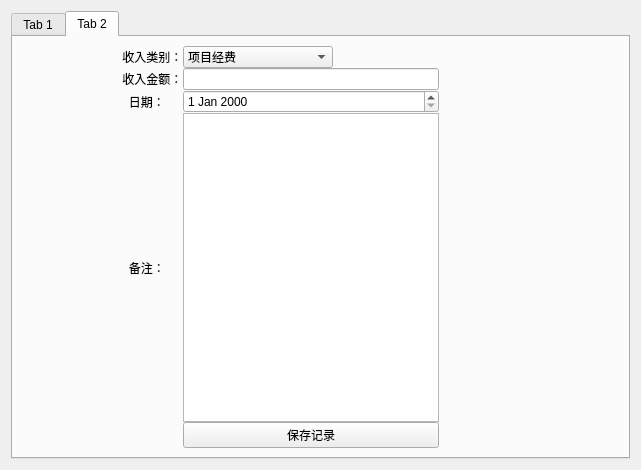
<?xml version="1.0" encoding="UTF-8"?>
<ui version="4.0">
 <class>Accounting</class>
 <widget class="QWidget" name="Accounting">
  <property name="geometry">
   <rect>
    <x>0</x>
    <y>0</y>
    <width>641</width>
    <height>470</height>
   </rect>
  </property>
  <property name="windowTitle">
   <string>Form</string>
  </property>
  <layout class="QVBoxLayout" name="verticalLayout">
   <item>
    <widget class="QTabWidget" name="tabWidget">
     <property name="currentIndex">
      <number>1</number>
     </property>
     <widget class="QWidget" name="adas">
      <attribute name="title">
       <string>Tab 1</string>
      </attribute>
      <layout class="QVBoxLayout" name="verticalLayout_2">
       <item>
        <layout class="QGridLayout" name="gridLayout_2" rowstretch="0,0,0,0,0">
         <property name="sizeConstraint">
          <enum>QLayout::SetDefaultConstraint</enum>
         </property>
         <property name="spacing">
          <number>0</number>
         </property>
         <item row="3" column="3">
          <spacer name="horizontalSpacer_13">
           <property name="orientation">
            <enum>Qt::Horizontal</enum>
           </property>
           <property name="sizeHint" stdset="0">
            <size>
             <width>40</width>
             <height>20</height>
            </size>
           </property>
          </spacer>
         </item>
         <item row="2" column="1">
          <widget class="QLabel" name="DateLabel_2">
           <property name="minimumSize">
            <size>
             <width>0</width>
             <height>0</height>
            </size>
           </property>
           <property name="maximumSize">
            <size>
             <width>100</width>
             <height>16777215</height>
            </size>
           </property>
           <property name="text">
            <string>   日期：</string>
           </property>
          </widget>
         </item>
         <item row="1" column="3">
          <spacer name="horizontalSpacer_14">
           <property name="orientation">
            <enum>Qt::Horizontal</enum>
           </property>
           <property name="sizeHint" stdset="0">
            <size>
             <width>40</width>
             <height>20</height>
            </size>
           </property>
          </spacer>
         </item>
         <item row="0" column="2">
          <widget class="QComboBox" name="TypeBox_2">
           <property name="maximumSize">
            <size>
             <width>150</width>
             <height>16777215</height>
            </size>
           </property>
           <item>
            <property name="text">
             <string>日常用品</string>
            </property>
           </item>
           <item>
            <property name="text">
             <string>办公用品</string>
            </property>
           </item>
          </widget>
         </item>
         <item row="3" column="0">
          <spacer name="horizontalSpacer_16">
           <property name="orientation">
            <enum>Qt::Horizontal</enum>
           </property>
           <property name="sizeHint" stdset="0">
            <size>
             <width>40</width>
             <height>20</height>
            </size>
           </property>
          </spacer>
         </item>
         <item row="2" column="3">
          <spacer name="horizontalSpacer_17">
           <property name="orientation">
            <enum>Qt::Horizontal</enum>
           </property>
           <property name="sizeHint" stdset="0">
            <size>
             <width>40</width>
             <height>20</height>
            </size>
           </property>
          </spacer>
         </item>
         <item row="1" column="0">
          <spacer name="horizontalSpacer_15">
           <property name="orientation">
            <enum>Qt::Horizontal</enum>
           </property>
           <property name="sizeHint" stdset="0">
            <size>
             <width>40</width>
             <height>20</height>
            </size>
           </property>
          </spacer>
         </item>
         <item row="1" column="1">
          <widget class="QLabel" name="MoneyLabel_2">
           <property name="minimumSize">
            <size>
             <width>0</width>
             <height>0</height>
            </size>
           </property>
           <property name="maximumSize">
            <size>
             <width>100</width>
             <height>16777215</height>
            </size>
           </property>
           <property name="text">
            <string> 支出金额：</string>
           </property>
          </widget>
         </item>
         <item row="3" column="1">
          <widget class="QLabel" name="BeizhuLabel_2">
           <property name="minimumSize">
            <size>
             <width>0</width>
             <height>0</height>
            </size>
           </property>
           <property name="maximumSize">
            <size>
             <width>100</width>
             <height>16777215</height>
            </size>
           </property>
           <property name="text">
            <string>   备注：</string>
           </property>
          </widget>
         </item>
         <item row="0" column="3">
          <spacer name="horizontalSpacer_19">
           <property name="orientation">
            <enum>Qt::Horizontal</enum>
           </property>
           <property name="sizeType">
            <enum>QSizePolicy::Expanding</enum>
           </property>
           <property name="sizeHint" stdset="0">
            <size>
             <width>180</width>
             <height>20</height>
            </size>
           </property>
          </spacer>
         </item>
         <item row="2" column="0">
          <spacer name="horizontalSpacer_20">
           <property name="orientation">
            <enum>Qt::Horizontal</enum>
           </property>
           <property name="sizeHint" stdset="0">
            <size>
             <width>40</width>
             <height>20</height>
            </size>
           </property>
          </spacer>
         </item>
         <item row="0" column="0">
          <spacer name="horizontalSpacer_18">
           <property name="orientation">
            <enum>Qt::Horizontal</enum>
           </property>
           <property name="sizeType">
            <enum>QSizePolicy::Minimum</enum>
           </property>
           <property name="sizeHint" stdset="0">
            <size>
             <width>40</width>
             <height>20</height>
            </size>
           </property>
          </spacer>
         </item>
         <item row="3" column="2">
          <widget class="QPlainTextEdit" name="remarks_2"/>
         </item>
         <item row="0" column="1">
          <widget class="QLabel" name="TypeLabel_2">
           <property name="minimumSize">
            <size>
             <width>0</width>
             <height>0</height>
            </size>
           </property>
           <property name="maximumSize">
            <size>
             <width>110</width>
             <height>16777215</height>
            </size>
           </property>
           <property name="text">
            <string> 支出类别：</string>
           </property>
          </widget>
         </item>
         <item row="2" column="2">
          <widget class="QDateEdit" name="dateEdit_2"/>
         </item>
         <item row="1" column="2">
          <widget class="QLineEdit" name="oucomeNumber_2"/>
         </item>
         <item row="4" column="2">
          <widget class="QPushButton" name="SaveButton_2">
           <property name="text">
            <string>保存记录</string>
           </property>
          </widget>
         </item>
        </layout>
       </item>
       <item>
        <spacer name="verticalSpacer">
         <property name="orientation">
          <enum>Qt::Vertical</enum>
         </property>
         <property name="sizeType">
          <enum>QSizePolicy::Fixed</enum>
         </property>
         <property name="sizeHint" stdset="0">
          <size>
           <width>17</width>
           <height>0</height>
          </size>
         </property>
        </spacer>
       </item>
      </layout>
     </widget>
     <widget class="QWidget" name="tab_4">
      <attribute name="title">
       <string>Tab 2</string>
      </attribute>
      <layout class="QVBoxLayout" name="verticalLayout_3">
       <item>
        <layout class="QGridLayout" name="gridLayout_3" rowstretch="0,0,0,0,0">
         <property name="sizeConstraint">
          <enum>QLayout::SetDefaultConstraint</enum>
         </property>
         <property name="spacing">
          <number>0</number>
         </property>
         <item row="2" column="1">
          <widget class="QLabel" name="DateLabel_3">
           <property name="minimumSize">
            <size>
             <width>0</width>
             <height>0</height>
            </size>
           </property>
           <property name="maximumSize">
            <size>
             <width>100</width>
             <height>16777215</height>
            </size>
           </property>
           <property name="text">
            <string>   日期：</string>
           </property>
          </widget>
         </item>
         <item row="0" column="3">
          <spacer name="horizontalSpacer_21">
           <property name="orientation">
            <enum>Qt::Horizontal</enum>
           </property>
           <property name="sizeType">
            <enum>QSizePolicy::Expanding</enum>
           </property>
           <property name="sizeHint" stdset="0">
            <size>
             <width>180</width>
             <height>20</height>
            </size>
           </property>
          </spacer>
         </item>
         <item row="3" column="3">
          <spacer name="horizontalSpacer_11">
           <property name="orientation">
            <enum>Qt::Horizontal</enum>
           </property>
           <property name="sizeHint" stdset="0">
            <size>
             <width>40</width>
             <height>20</height>
            </size>
           </property>
          </spacer>
         </item>
         <item row="0" column="1">
          <widget class="QLabel" name="TypeLabel_3">
           <property name="minimumSize">
            <size>
             <width>0</width>
             <height>0</height>
            </size>
           </property>
           <property name="maximumSize">
            <size>
             <width>110</width>
             <height>16777215</height>
            </size>
           </property>
           <property name="text">
            <string> 收入类别：</string>
           </property>
          </widget>
         </item>
         <item row="3" column="0">
          <spacer name="horizontalSpacer_12">
           <property name="orientation">
            <enum>Qt::Horizontal</enum>
           </property>
           <property name="sizeHint" stdset="0">
            <size>
             <width>40</width>
             <height>20</height>
            </size>
           </property>
          </spacer>
         </item>
         <item row="1" column="1">
          <widget class="QLabel" name="MoneyLabel_3">
           <property name="minimumSize">
            <size>
             <width>0</width>
             <height>0</height>
            </size>
           </property>
           <property name="maximumSize">
            <size>
             <width>100</width>
             <height>16777215</height>
            </size>
           </property>
           <property name="text">
            <string> 收入金额：</string>
           </property>
          </widget>
         </item>
         <item row="3" column="1">
          <widget class="QLabel" name="BeizhuLabel_3">
           <property name="minimumSize">
            <size>
             <width>0</width>
             <height>0</height>
            </size>
           </property>
           <property name="maximumSize">
            <size>
             <width>100</width>
             <height>16777215</height>
            </size>
           </property>
           <property name="text">
            <string>   备注：</string>
           </property>
          </widget>
         </item>
         <item row="0" column="2">
          <widget class="QComboBox" name="TypeBox_3">
           <property name="maximumSize">
            <size>
             <width>150</width>
             <height>16777215</height>
            </size>
           </property>
           <item>
            <property name="text">
             <string>项目经费</string>
            </property>
           </item>
           <item>
            <property name="text">
             <string>个人所交</string>
            </property>
           </item>
          </widget>
         </item>
         <item row="2" column="0">
          <spacer name="horizontalSpacer_22">
           <property name="orientation">
            <enum>Qt::Horizontal</enum>
           </property>
           <property name="sizeHint" stdset="0">
            <size>
             <width>40</width>
             <height>20</height>
            </size>
           </property>
          </spacer>
         </item>
         <item row="1" column="3">
          <spacer name="horizontalSpacer_23">
           <property name="orientation">
            <enum>Qt::Horizontal</enum>
           </property>
           <property name="sizeHint" stdset="0">
            <size>
             <width>40</width>
             <height>20</height>
            </size>
           </property>
          </spacer>
         </item>
         <item row="0" column="0">
          <spacer name="horizontalSpacer_24">
           <property name="orientation">
            <enum>Qt::Horizontal</enum>
           </property>
           <property name="sizeType">
            <enum>QSizePolicy::Minimum</enum>
           </property>
           <property name="sizeHint" stdset="0">
            <size>
             <width>40</width>
             <height>20</height>
            </size>
           </property>
          </spacer>
         </item>
         <item row="2" column="2">
          <widget class="QDateEdit" name="incomeDate"/>
         </item>
         <item row="1" column="0">
          <spacer name="horizontalSpacer_25">
           <property name="orientation">
            <enum>Qt::Horizontal</enum>
           </property>
           <property name="sizeHint" stdset="0">
            <size>
             <width>40</width>
             <height>20</height>
            </size>
           </property>
          </spacer>
         </item>
         <item row="2" column="3">
          <spacer name="horizontalSpacer_26">
           <property name="orientation">
            <enum>Qt::Horizontal</enum>
           </property>
           <property name="sizeHint" stdset="0">
            <size>
             <width>40</width>
             <height>20</height>
            </size>
           </property>
          </spacer>
         </item>
         <item row="3" column="2">
          <widget class="QPlainTextEdit" name="remarks_3"/>
         </item>
         <item row="1" column="2">
          <widget class="QLineEdit" name="incomeNumber"/>
         </item>
         <item row="4" column="2">
          <widget class="QPushButton" name="SaveButton_3">
           <property name="text">
            <string>保存记录</string>
           </property>
          </widget>
         </item>
        </layout>
       </item>
      </layout>
     </widget>
    </widget>
   </item>
  </layout>
 </widget>
 <resources/>
 <connections/>
</ui>
